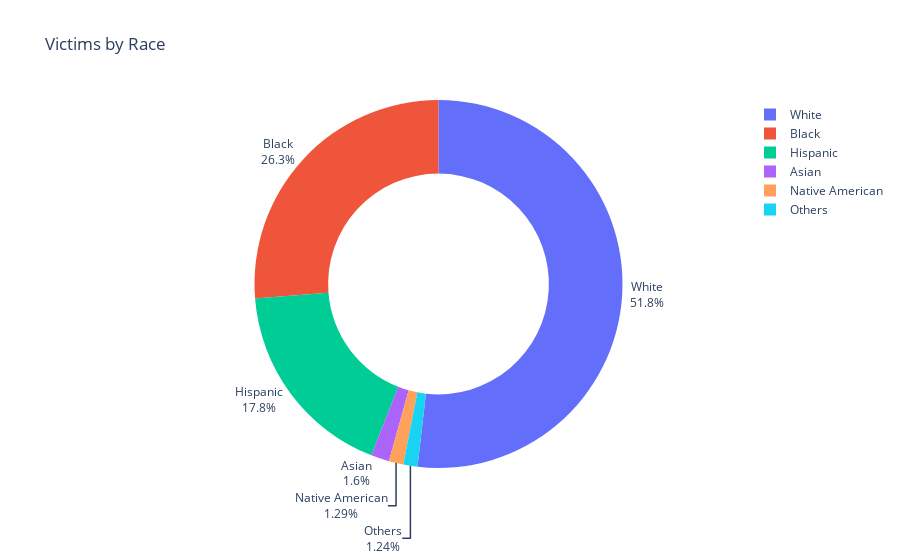

The notebook cell this image was saved under:
### Code cell
fig = px.pie(names=victims_by_race.index,values=victims_by_race.values, title="Victims by Race",hole=0.6)
fig.update_traces(textposition='outside', textinfo='percent+label')
fig.show()

### Figure 1 — Plotly figure (JSON) as saved in the notebook; plotly's stock layout.template omitted (floating-point values rounded to 4 significant figures)
{"data": [{"domain": {"x": [0, 1], "y": [0, 1]}, "hole": 0.6, "hovertemplate": "label=%{label}<br>value=%{value}<extra></extra>", "labels": ["White", "Black", "Hispanic", "Asian", "Native American", "Others"], "legendgroup": "", "name": "", "showlegend": true, "textinfo": "percent+label", "textposition": "outside", "type": "pie", "values": [1168, 592, 401, 36, 29, 28]}], "layout": {"legend": {"tracegroupgap": 0}, "title": {"text": "Victims by Race"}}}
